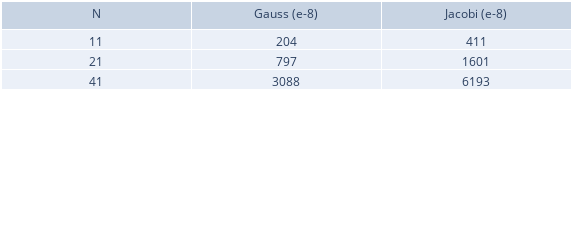

This figure's notebook cell:
### Code cell
max_iter = 10000
iterGauss = []
iterJacob = []
n_Values = [11,21, 41]

for i in n_Values:
    iterGauss.append(Metodo_Iterativo_Geral(10**-8, max_iter, i, 'Gauss'))
    iterJacob.append(Metodo_Iterativo_Geral(10**-8, max_iter, i, 'Jacobi'))


fig = go.Figure(data=[go.Table(header=dict(values=['N','Gauss (e-8)','Jacobi (e-8)']),
                 cells=dict(values=[n_Values,iterGauss,iterJacob]))
                     ])
fig.update_layout(width=572,height=90,margin_b=1,margin_l=1,margin_r=1,margin_t=1)
fig.show()

### Figure 1 — Plotly figure (JSON) as saved in the notebook; plotly's stock layout.template omitted (floating-point values rounded to 4 significant figures)
{"data": [{"cells": {"values": [[11, 21, 41], [204, 797, 3088], [411, 1601, 6193]]}, "header": {"values": ["N", "Gauss (e-8)", "Jacobi (e-8)"]}, "type": "table"}], "layout": {"height": 90, "margin": {"b": 1, "l": 1, "r": 1, "t": 1}, "width": 572}}
